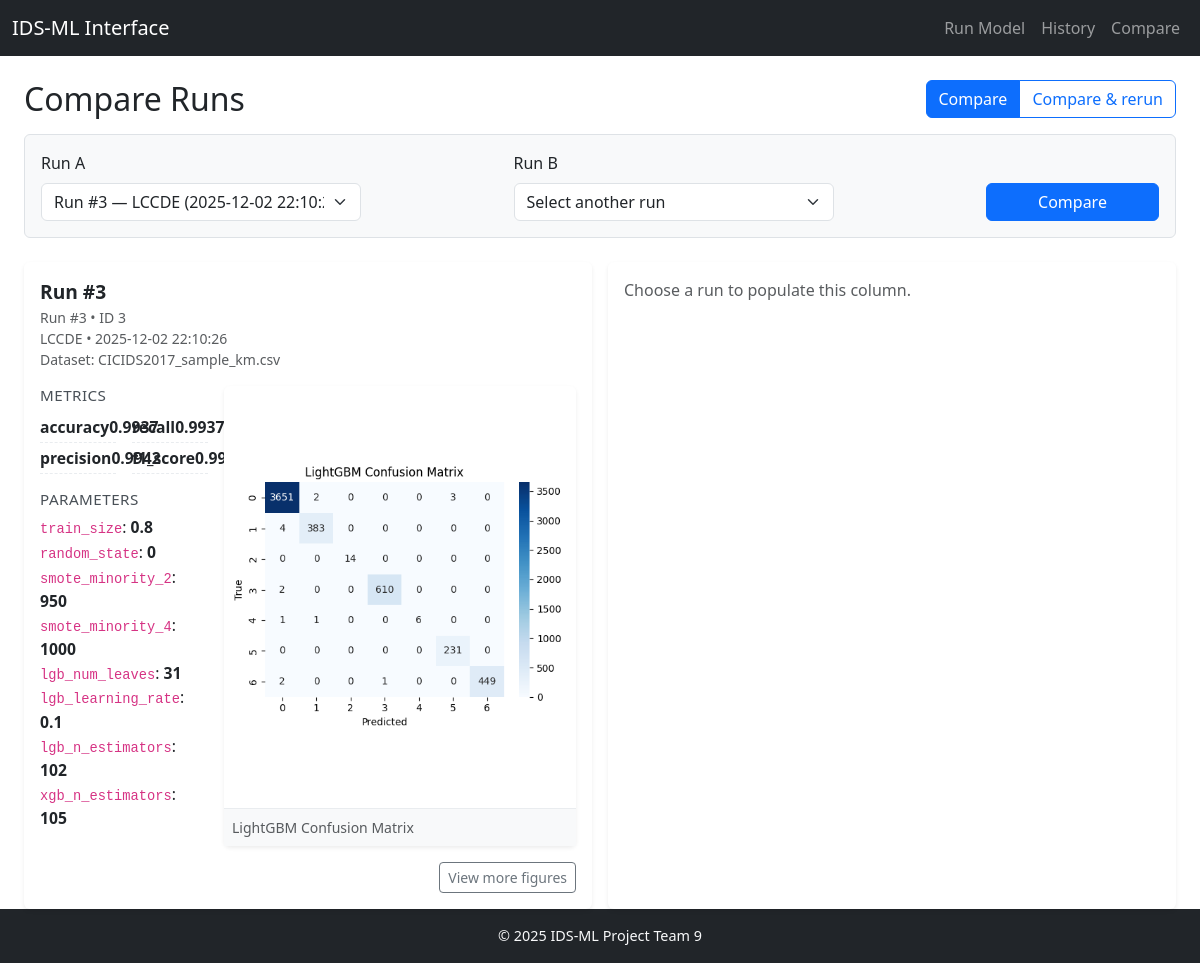
The page /compare?run_a=3 on the database its author committed.
### tables this page shows
CREATE TABLE Runs (
    run_id       INTEGER PRIMARY KEY AUTOINCREMENT,
    model_id     INTEGER,
    dataset_name TEXT,
    status       TEXT DEFAULT 'completed',
    runtime_sec  REAL,
    timestamp    TIMESTAMP DEFAULT CURRENT_TIMESTAMP,
    notes        TEXT, run_name TEXT,
    FOREIGN KEY(model_id) REFERENCES Models(model_id)
);

CREATE TABLE Models (
    model_id     INTEGER PRIMARY KEY AUTOINCREMENT,
    model_name   TEXT NOT NULL UNIQUE,
    description  TEXT,
    created_at   TIMESTAMP DEFAULT CURRENT_TIMESTAMP
);

CREATE TABLE Metrics (
    metric_id    INTEGER PRIMARY KEY AUTOINCREMENT,
    run_id       INTEGER,
    metric_name  TEXT,
    metric_value REAL,
    FOREIGN KEY(run_id) REFERENCES Runs(run_id)
);

CREATE TABLE RunParameters (
            param_id INTEGER PRIMARY KEY AUTOINCREMENT,
            run_id INTEGER,
            param_name TEXT,
            param_value TEXT,
            FOREIGN KEY(run_id) REFERENCES Runs(run_id)
        );

CREATE TABLE RunArtifacts (
            artifact_id INTEGER PRIMARY KEY AUTOINCREMENT,
            run_id INTEGER,
            artifact_type TEXT,
            label TEXT,
            path TEXT,
            FOREIGN KEY(run_id) REFERENCES Runs(run_id)
        );

### app.py (the view, shortened to what this page needs)
@app.route('/compare', methods=['GET', 'POST'])
def compare():
    runs = fetch_run_summaries()
    mode = request.args.get('mode', 'compare')
    run_a_id = request.args.get('run_a', type=int) or request.args.get('baseline_id', type=int)
    run_b_id = request.args.get('run_b', type=int)
    errors = []
    run_a_details = fetch_run_details(run_a_id) if run_a_id else None
    run_b_details = fetch_run_details(run_b_id) if run_b_id else None
    if run_a_id and run_b_id and run_a_id == run_b_id:
        errors.append("Select two different runs to compare them side-by-side.")
    return render_template(
        'compare.html',
        runs=runs,
        run_a=run_a_details,
        run_b=run_b_details,
        errors=errors,
        selected_a=run_a_id,
        selected_b=run_b_id,
        mode=mode,
    )

### app.py (called while the page is built)
def get_db_connection():
    conn = sqlite3.connect(DATABASE)
    conn.row_factory = sqlite3.Row
    return conn

def ensure_extended_schema(conn):
    conn.execute(
        """
        CREATE TABLE IF NOT EXISTS RunParameters (
            param_id INTEGER PRIMARY KEY AUTOINCREMENT,
            run_id INTEGER,
            param_name TEXT,
            param_value TEXT,
            FOREIGN KEY(run_id) REFERENCES Runs(run_id)
        );
        """
    )
    conn.execute(
        """
        CREATE TABLE IF NOT EXISTS RunArtifacts (
            artifact_id INTEGER PRIMARY KEY AUTOINCREMENT,
            run_id INTEGER,
            artifact_type TEXT,
            label TEXT,
            path TEXT,
            FOREIGN KEY(run_id) REFERENCES Runs(run_id)
        );
        """
    )
    existing_columns = {row[1] for row in conn.execute("PRAGMA table_info(Runs);")}
    if "run_name" not in existing_columns:
        conn.execute("ALTER TABLE Runs ADD COLUMN run_name TEXT;")

def fetch_run_summaries():
    conn = get_db_connection()
    ensure_extended_schema(conn)
    cursor = conn.cursor()
    cursor.execute(
        """
        SELECT r.run_id AS id,
               m.model_name AS model,
               r.dataset_name AS dataset,
               r.timestamp AS timestamp,
               (SELECT metric_value FROM Metrics WHERE run_id = r.run_id AND metric_name='accuracy') AS accuracy,
               r.run_name AS run_name
        FROM Runs r
        JOIN Models m ON r.model_id = m.model_id
        ORDER BY r.timestamp DESC;
        """
    )
    runs = cursor.fetchall()
    conn.close()
    return runs

### templates/compare.html (shortened to what this page needs)
{% extends "base.html" %}
{% block content %}
<div class="d-flex align-items-center justify-content-between flex-wrap gap-2 mb-3">
  <h2 class="mb-0">Compare Runs</h2>
  <div class="btn-group" role="group" aria-label="Comparison mode">
    <a class="btn btn-outline-primary {% if mode != 'rerun' %}active{% endif %}"
       href="{{ url_for('compare', mode='compare', run_a=selected_a, run_b=selected_b) }}">Compare</a>
    <a class="btn btn-outline-primary {% if mode == 'rerun' %}active{% endif %}"
       href="{{ url_for('compare', mode='rerun', baseline_id=selected_a) }}">Compare &amp; rerun</a>
  </div>
</div>
{% if mode == 'rerun' %}
  <form method="post" action="{{ url_for('compare', mode='rerun') }}" class="mb-4 p-3 border rounded bg-light">
    <div class="row g-3 align-items-end">
      <div class="col-md-6">
        <label class="form-label">Baseline run</label>
        <select name="baseline_id" class="form-select compact-field">
          <option value="" selected>Select a run to rerun</option>
          {% for run in runs %}
            <option value="{{ run.id }}" {% if selected_a == run.id %}selected{% endif %}>
              {{ run.run_name or ('Run #' ~ run.id) }} — {{ run.model }} ({{ run.timestamp }})
            </option>
          {% endfor %}
        </select>
      </div>
      <div class="col-md-4">
        <label class="form-label">New run name (optional)</label>
        <input type="text" class="form-control compact-field" name="run_name" maxlength="120" placeholder="e.g., Baseline rerun">
      </div>
      <div class="col-md-2 d-flex justify-content-end">
        <button type="submit" class="btn btn-primary w-100">Compare &amp; rerun</button>
      </div>
    </div>
    <div class="form-text">Reruns reuse the stored parameters and dataset from the selected baseline.</div>
  </form>
{% else %}
  <form method="get" action="/compare" class="mb-4 p-3 border rounded bg-light">
    <div class="row g-3 align-items-end">
      <div class="col-md-5">
        <label class="form-label">Run A</label>
        <select name="run_a" class="form-select compact-field">
          {% for run in runs %}
            <option value="{{ run.id }}" {% if selected_a == run.id %}selected{% endif %}>
              {{ run.run_name or ('Run #' ~ run.id) }} — {{ run.model }} ({{ run.timestamp }})
            </option>
          {% endfor %}
        </select>
      </div>
      <div class="col-md-5">
        <label class="form-label">Run B</label>
        <select name="run_b" class="form-select compact-field">
          <option value="" {% if not selected_b %}selected{% endif %}>Select another run</option>
        </select>
      </div>
      <div class="col-md-2 d-flex justify-content-end">
        <button type="submit" class="btn btn-primary w-100">Compare</button>
      </div>
    </div>
  </form>
{% endif %}
<div class="row g-3 comparison-grid">
  <div class="col-12 col-xl-6">
    {% with selected_run=run_a, card_id='a' %}
      {% include 'partials/run_compare_card.html' %}
    {% endwith %}
  </div>
  <div class="col-12 col-xl-6">
    {% with selected_run=run_b, card_id='b' %}
      {% include 'partials/run_compare_card.html' %}
    {% endwith %}
  </div>
</div>
{% endblock %}

### templates/base.html (shortened to what this page needs)
<!DOCTYPE html>
<html lang="en">
<head>
  <link rel="stylesheet" href="{{ url_for('static', filename='css/style.css') }}">
  <link rel="stylesheet" href="https://cdn.jsdelivr.net/npm/bootstrap@5.3.2/dist/css/bootstrap.min.css">
</head>
<body>
  <nav class="navbar navbar-expand-lg navbar-dark bg-dark">
    <div class="container-fluid">
      <a class="navbar-brand" href="/">IDS-ML Interface</a>
      <ul class="navbar-nav ms-auto">
        <li class="nav-item"><a class="nav-link" href="/run">Run Model</a></li>
        <li class="nav-item"><a class="nav-link" href="/history">History</a></li>
        <li class="nav-item"><a class="nav-link" href="/compare">Compare</a></li>
      </ul>
    </div>
  </nav>
  <div class="container-fluid mt-4 text-start px-4">
    {% block content %}{% endblock %}
  </div>
  <footer class="footer mt-auto py-3 bg-dark text-center text-light">
    <p>© 2025 IDS-ML Project Team 9</p>
  </footer>
</body>
</html>

### templates/partials/run_compare_card.html (shortened to what this page needs)
<div class="comparison-card h-100 p-3 bg-white shadow-sm rounded">
  {% if selected_run %}
    <div class="d-flex justify-content-between align-items-start mb-3 flex-wrap gap-2">
      <div>
        <div class="run-title">{{ selected_run.run.run_name or ('Run #' ~ selected_run.run.id) }}</div>
        <div class="text-muted small">Run #{{ selected_run.run.id }} • ID {{ selected_run.run.id }}</div>
        <div class="text-muted small">{{ selected_run.run.model }} • {{ selected_run.run.timestamp }}</div>
        <div class="text-muted small">Dataset: {{ selected_run.run.dataset }}</div>
      </div>
    </div>
    <div class="row g-3 align-items-start comparison-body">
      <div class="col-lg-5 col-xl-4">
        <h6 class="section-label">Metrics</h6>
        <ul class="list-unstyled metric-list mb-3">
          {% for name, value in selected_run.metrics.items() %}
            <li class="metric-item"><span class="metric-name">{{ name }}</span><span class="metric-value">{{ value|round(4) }}</span></li>
          {% endfor %}
        </ul>
        <h6 class="section-label">Parameters</h6>
        <ul class="list-unstyled param-list mb-0">
          {% for name, value in selected_run.params.items() %}
            <li><code>{{ name }}</code>: <span class="param-value">{{ value }}</span></li>
          {% endfor %}
        </ul>
      </div>
      <div class="col-lg-7 col-xl-8">
        <div class="primary-figure shadow-sm rounded h-100">
          {% if selected_run.artifacts %}
            <img src="/{{ selected_run.artifacts[0].path }}" class="img-fluid rounded-top" alt="{{ selected_run.artifacts[0].label }}">
            <div class="figure-label small text-muted px-2 py-2">{{ selected_run.artifacts[0].label }}</div>
          {% else %}
            <div class="p-4 text-center text-muted">No figure stored for this run.</div>
          {% endif %}
        </div>
      </div>
    </div>
    {% if selected_run.artifacts and selected_run.artifacts|length > 1 %}
      {% set collapse_id = 'more-' ~ card_id ~ '-' ~ selected_run.run.id %}
      <div class="mt-3 text-end">
        <button class="btn btn-outline-secondary btn-sm" type="button" data-bs-toggle="collapse" data-bs-target="#{{ collapse_id }}" aria-expanded="false" aria-controls="{{ collapse_id }}">
          View more figures
        </button>
      </div>
    {% endif %}
  {% else %}
    <p class="text-muted mb-0">Choose a run to populate this column.</p>
  {% endif %}
</div>

### static/css/style.css (style rules this page uses)
body { font-family: 'Segoe UI', sans-serif; background-color: #f8f9fa; text-align: left; }
h2 { color: #212529; font-weight: 600; }
form { max-width: 100%; margin: 0; }
.compact-field { max-width: 320px; }
footer p { margin: 0; font-size: 0.9rem; }
.comparison-card { min-height: 480px; }
.run-title { font-size: 1.2rem; font-weight: 700; }
.section-label { font-size: 0.95rem; text-transform: uppercase; letter-spacing: 0.03em; color: #495057; }
.metric-list { column-count: 2; column-gap: 1rem; font-size: 0.98rem; }
.metric-item { display: flex; justify-content: space-between; padding: 0.2rem 0; border-bottom: 1px dashed #e9ecef; break-inside: avoid; }
.metric-name { font-weight: 600; }
.metric-value { font-weight: 600; font-size: 0.98rem; }
.param-list { max-height: 320px; overflow-y: auto; padding-right: 0.25rem; font-size: 0.98rem; }
.param-value { font-weight: 600; }
.comparison-body { align-items: stretch !important; }
.primary-figure { height: 100%; min-height: 460px; display: flex; flex-direction: column; background: #fff; }
.primary-figure img { width: 100%; height: 100%; object-fit: contain; flex: 1 1 auto; }
.figure-label { border-top: 1px solid #e9ecef; background: #f8f9fa; }

### rows shown on the page
Runs: run "Run #3", run.id "3", run.timestamp "2025-12-02 22:10:26", run.dataset "CICIDS2017_sample_km.csv"
Models: run.model "LCCDE"
Metrics: metric_name "accuracy", metric_value "0.9937"
Metrics: metric_name "precision", metric_value "0.9942"
Metrics: metric_name "recall", metric_value "0.9937"
Metrics: metric_name "f1_score", metric_value "0.9938"
RunParameters: param_name "train_size", param_value "0.8"
RunParameters: param_name "random_state", param_value "0"
RunParameters: param_name "smote_minority_2", param_value "950"
RunParameters: param_name "smote_minority_4", param_value "1000"
RunParameters: param_name "lgb_num_leaves", param_value "31"
RunParameters: param_name "lgb_learning_rate", param_value "0.1"
RunParameters: param_name "lgb_n_estimators", param_value "102"
RunParameters: param_name "xgb_n_estimators", param_value "105"
RunArtifacts: label "LightGBM Confusion Matrix"

### other values the page prints
form field run_a "Run #3 — LCCDE (2025-12-02 22:10:26)"
